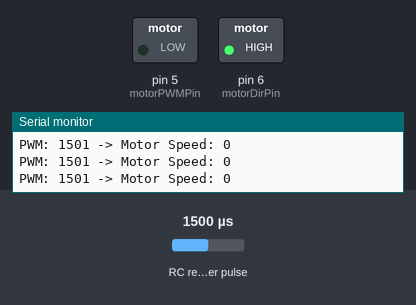
The sketch below on a simulated Arduino Uno, built with avr-gcc and run on an emulated ATmega328P. Parts: switched loads named in the sketch (green lamp = pin HIGH), the last lines printed to the serial monitor. Wiring (inferred from the names in the program): RC receiver channel: data pin 2. The inputs (shaded band) are chosen by the test bench; at power-on: RC receiver pulse 1500 µs.

Above: at 1.2 s.
1.3 s: RC receiver pulse (sensor on pin 2) set to 1498 µs
At 2.5 s:
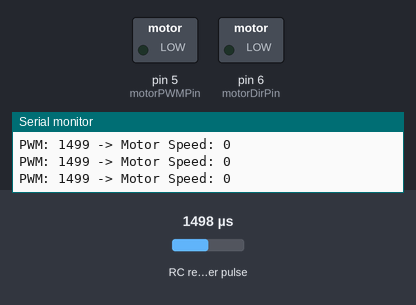
2.8 s: RC receiver pulse (sensor on pin 2) set to 1020 µs
At 3.1 s:
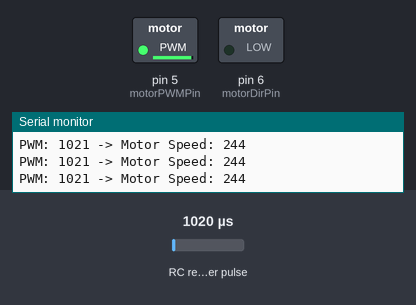
4.3 s: RC receiver pulse (sensor on pin 2) set to 1250 µs
At 5.0 s:
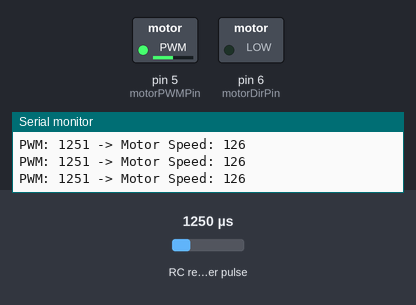
5.8 s: RC receiver pulse (sensor on pin 2) set to 1750 µs
At 6.7 s:
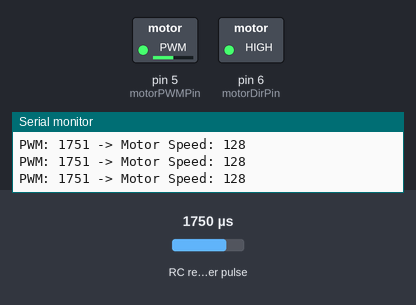
7.3 s: RC receiver pulse (sensor on pin 2) set to 1980 µs
At 8.5 s:
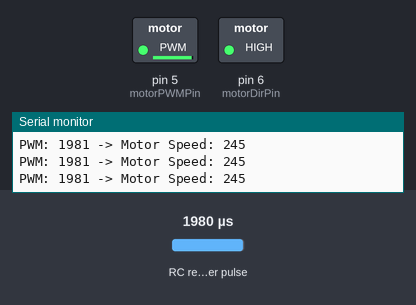
8.8 s: RC receiver pulse (sensor on pin 2) set to 1490 µs
At 10.1 s:
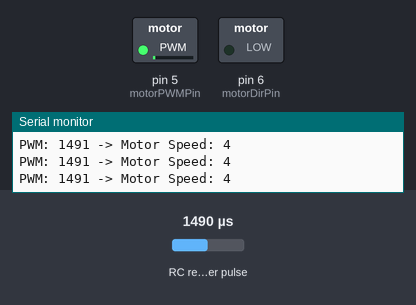
Timing chart, 0 to 11.3 s (numbered marks = the images above; inputs shaded):
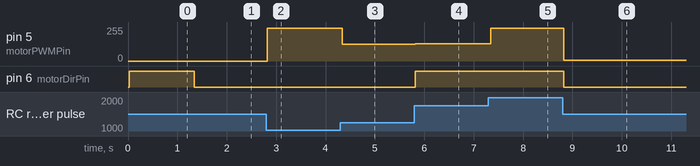

Measured:
- the behaviour switches between 1499 and 1498 µs on RC receiver pulse (sensor on pin 2) (found by bisection; images 0 and 1)
- after the input at 1.3 s, pin 6 (motorDirPin): HIGH → LOW at once
- after the input at 2.8 s, pin 5 (motorPWMPin): 0/255 → 244/255 at once
- after the input at 4.3 s, pin 5 (motorPWMPin): 244/255 → 126/255 at once
- after the input at 5.8 s, pin 5 (motorPWMPin): 126/255 → 128/255 at once; pin 6 (motorDirPin): LOW → HIGH at once
- after the input at 7.3 s, pin 5 (motorPWMPin): 128/255 → 245/255 at once
- after the input at 8.8 s, pin 5 (motorPWMPin): 245/255 → 4/255 at once; pin 6 (motorDirPin): HIGH → LOW at once

The sketch:

flysky_pwm.ino
```cpp
const int ch1Pin = 2;          // PWM input from FS-iA6B Channel 1 to Arduino D2
const int motorPWMPin = 5;     // Cytron PWM pin connected to Arduino D5
const int motorDirPin = 6;     // Cytron DIR pin connected to Arduino D6

int pwmValue = 0;              //store PWM pulse width from receiver
unsigned long pulseStart = 0;  //pulse timing

void setup() {
    // Set motor driver pins as outputs
    pinMode(motorPWMPin, OUTPUT);
    pinMode(motorDirPin, OUTPUT);

    // Set the channel input pin as input
    pinMode(ch1Pin, INPUT);

    Serial.begin(9600);  // For debugging
}

void loop() {
    //PWM signal from the receiver
    pwmValue = pulseIn(ch1Pin, HIGH, 25000);  // Reads pulse width in microseconds

    if (pwmValue > 1000 && pwmValue < 2000) {  //valid PWM range
        // Map the PWM signal from receiver to motor speed and direction
        int motorSpeed = map(abs(pwmValue - 1500), 0, 500, 0, 255);

        if (pwmValue > 1500) {
            digitalWrite(motorDirPin, HIGH);  //forward
        } else if (pwmValue < 1500) {
            digitalWrite(motorDirPin, LOW);   //reverse
        }

        //ctrl motor speed
        analogWrite(motorPWMPin, motorSpeed);

        //print the PWM value and motor speed
        Serial.print("PWM: ");
        Serial.print(pwmValue);
        Serial.print(" -> Motor Speed: ");
        Serial.println(motorSpeed);
    } else {
        //Signal is out of range, stop
        analogWrite(motorPWMPin, 0);
    }

    delay(20);
}
```
